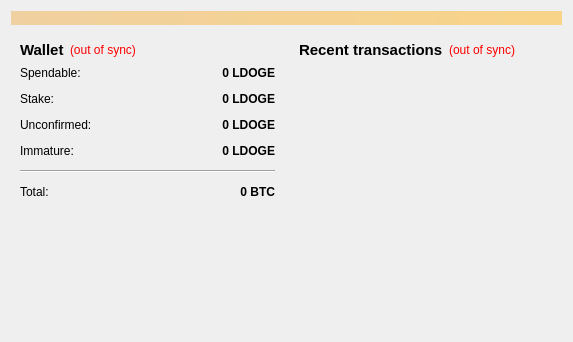
<?xml version="1.0" encoding="UTF-8"?>
<ui version="4.0">
 <class>OverviewPage</class>
 <widget class="QWidget" name="OverviewPage">
  <property name="geometry">
   <rect>
    <x>0</x>
    <y>0</y>
    <width>573</width>
    <height>342</height>
   </rect>
  </property>
  <property name="windowTitle">
   <string>Form</string>
  </property>
  <layout class="QVBoxLayout" name="topLayout">
   <item>
    <widget class="QLabel" name="labelAlerts">
     <property name="visible">
      <bool>false</bool>
     </property>
     <property name="styleSheet">
      <string notr="true">background-color: qlineargradient(x1: 0, y1: 0, x2: 1, y2: 0, stop:0 #F0D0A0, stop:1 #F8D488);  color:#000000
</string>
     </property>
     <property name="wordWrap">
      <bool>true</bool>
     </property>
     <property name="margin">
      <number>3</number>
     </property>
    </widget>
   </item>
   <item>
    <layout class="QHBoxLayout" name="horizontalLayout" stretch="1,1">
     <item>
      <layout class="QVBoxLayout" name="verticalLayout_2">
       <item>
        <widget class="QWidget" name="widget" native="true">
         <layout class="QVBoxLayout" name="verticalLayout_4">
          <item>
           <layout class="QHBoxLayout" name="horizontalLayout_4">
            <item>
             <widget class="QLabel" name="label_5">
              <property name="font">
               <font>
                <pointsize>11</pointsize>
                <weight>75</weight>
                <bold>true</bold>
               </font>
              </property>
              <property name="text">
               <string>Wallet</string>
              </property>
             </widget>
            </item>
            <item>
             <widget class="QLabel" name="labelWalletStatus">
              <property name="toolTip">
               <string>The displayed information may be out of date. Your wallet automatically synchronizes with the KurdCoin network after a connection is established, but this process has not completed yet.</string>
              </property>
              <property name="styleSheet">
               <string notr="true">QLabel { color: red; }</string>
              </property>
              <property name="text">
               <string notr="true">(out of sync)</string>
              </property>
              <property name="alignment">
               <set>Qt::AlignLeading|Qt::AlignLeft|Qt::AlignVCenter</set>
              </property>
             </widget>
            </item>
            <item>
             <spacer name="horizontalSpacer_2">
              <property name="orientation">
               <enum>Qt::Horizontal</enum>
              </property>
              <property name="sizeHint" stdset="0">
               <size>
                <width>40</width>
                <height>20</height>
               </size>
              </property>
             </spacer>
            </item>
           </layout>
          </item>
          <item>
           <layout class="QFormLayout" name="formLayout_2">
            <property name="fieldGrowthPolicy">
             <enum>QFormLayout::AllNonFixedFieldsGrow</enum>
            </property>
            <property name="horizontalSpacing">
             <number>12</number>
            </property>
            <property name="verticalSpacing">
             <number>12</number>
            </property>
            <item row="0" column="0">
             <widget class="QLabel" name="label">
              <property name="text">
               <string>Spendable:</string>
              </property>
             </widget>
            </item>
            <item row="0" column="1">
             <widget class="QLabel" name="labelBalance">
              <property name="font">
               <font>
                <weight>75</weight>
                <bold>true</bold>
               </font>
              </property>
              <property name="cursor">
               <cursorShape>IBeamCursor</cursorShape>
              </property>
              <property name="toolTip">
               <string>Your current spendable balance</string>
              </property>
              <property name="text">
               <string notr="true">0 LDOGE</string>
              </property>
              <property name="alignment">
               <set>Qt::AlignRight|Qt::AlignTrailing|Qt::AlignVCenter</set>
              </property>
              <property name="textInteractionFlags">
               <set>Qt::LinksAccessibleByMouse|Qt::TextSelectableByKeyboard|Qt::TextSelectableByMouse</set>
              </property>
             </widget>
            </item>
            <item row="1" column="0">
             <widget class="QLabel" name="label_6">
              <property name="text">
               <string>Stake:</string>
              </property>
             </widget>
            </item>
            <item row="1" column="1">
             <widget class="QLabel" name="labelStake">
              <property name="font">
               <font>
                <weight>75</weight>
                <bold>true</bold>
               </font>
              </property>
              <property name="cursor">
               <cursorShape>IBeamCursor</cursorShape>
              </property>
              <property name="toolTip">
               <string>Total of coins that was staked, and do not yet count toward the current balance</string>
              </property>
              <property name="text">
               <string notr="true">0 LDOGE</string>
              </property>
              <property name="alignment">
               <set>Qt::AlignRight|Qt::AlignTrailing|Qt::AlignVCenter</set>
              </property>
              <property name="textInteractionFlags">
               <set>Qt::LinksAccessibleByMouse|Qt::TextSelectableByKeyboard|Qt::TextSelectableByMouse</set>
              </property>
             </widget>
            </item>
            <item row="2" column="0">
             <widget class="QLabel" name="label_3">
              <property name="text">
               <string>Unconfirmed:</string>
              </property>
             </widget>
            </item>
            <item row="2" column="1">
             <widget class="QLabel" name="labelUnconfirmed">
              <property name="font">
               <font>
                <weight>75</weight>
                <bold>true</bold>
               </font>
              </property>
              <property name="cursor">
               <cursorShape>IBeamCursor</cursorShape>
              </property>
              <property name="toolTip">
               <string>Total of transactions that have yet to be confirmed, and do not yet count toward the current balance</string>
              </property>
              <property name="text">
               <string notr="true">0 LDOGE</string>
              </property>
              <property name="alignment">
               <set>Qt::AlignRight|Qt::AlignTrailing|Qt::AlignVCenter</set>
              </property>
              <property name="textInteractionFlags">
               <set>Qt::LinksAccessibleByMouse|Qt::TextSelectableByKeyboard|Qt::TextSelectableByMouse</set>
              </property>
             </widget>
            </item>
            <item row="3" column="0">
             <widget class="QLabel" name="labelImmatureText">
              <property name="text">
               <string>Immature:</string>
              </property>
             </widget>
            </item>
            <item row="3" column="1">
             <widget class="QLabel" name="labelImmature">
              <property name="font">
               <font>
                <weight>75</weight>
                <bold>true</bold>
               </font>
              </property>
              <property name="toolTip">
               <string>Mined balance that has not yet matured</string>
              </property>
              <property name="text">
               <string notr="true">0 LDOGE</string>
              </property>
              <property name="alignment">
               <set>Qt::AlignRight|Qt::AlignTrailing|Qt::AlignVCenter</set>
              </property>
              <property name="textInteractionFlags">
               <set>Qt::LinksAccessibleByMouse|Qt::TextSelectableByKeyboard|Qt::TextSelectableByMouse</set>
              </property>
             </widget>
            </item>
            <item row="4" column="0" colspan="2">
             <widget class="Line" name="line">
              <property name="orientation">
               <enum>Qt::Horizontal</enum>
              </property>
             </widget>
            </item>
            <item row="5" column="0">
             <widget class="QLabel" name="labelTotalText">
              <property name="text">
               <string>Total:</string>
              </property>
             </widget>
            </item>
            <item row="5" column="1">
             <widget class="QLabel" name="labelTotal">
              <property name="font">
               <font>
                <weight>75</weight>
                <bold>true</bold>
               </font>
              </property>
              <property name="cursor">
               <cursorShape>IBeamCursor</cursorShape>
              </property>
              <property name="toolTip">
               <string>Your current total balance</string>
              </property>
              <property name="text">
               <string notr="true">0 BTC</string>
              </property>
              <property name="alignment">
               <set>Qt::AlignRight|Qt::AlignTrailing|Qt::AlignVCenter</set>
              </property>
              <property name="textInteractionFlags">
               <set>Qt::LinksAccessibleByMouse|Qt::TextSelectableByKeyboard|Qt::TextSelectableByMouse</set>
              </property>
             </widget>
            </item>
           </layout>
          </item>
         </layout>
        </widget>
       </item>
       <item>
        <widget class="QLabel" name="label_2">
         <property name="text">
          <string/>
         </property>
         <property name="textFormat">
          <enum>Qt::AutoText</enum>
         </property>
         <property name="pixmap">
          <pixmap resource="../bitcoin.qrc">:/images/walletpic</pixmap>
         </property>
         <property name="alignment">
          <set>Qt::AlignCenter</set>
         </property>
        </widget>
       </item>
       <item>
        <spacer name="verticalSpacer">
         <property name="orientation">
          <enum>Qt::Vertical</enum>
         </property>
         <property name="sizeHint" stdset="0">
          <size>
           <width>1</width>
           <height>1</height>
          </size>
         </property>
        </spacer>
       </item>
      </layout>
     </item>
     <item>
      <layout class="QVBoxLayout" name="verticalLayout_3">
       <item>
        <widget class="QWidget" name="widget_2" native="true">
         <layout class="QVBoxLayout" name="verticalLayout">
          <item>
           <layout class="QHBoxLayout" name="horizontalLayout_2">
            <item>
             <widget class="QLabel" name="label_4">
              <property name="font">
               <font>
                <pointsize>11</pointsize>
                <weight>75</weight>
                <bold>true</bold>
               </font>
              </property>
              <property name="text">
               <string>&lt;b&gt;Recent transactions&lt;/b&gt;</string>
              </property>
             </widget>
            </item>
            <item>
             <widget class="QLabel" name="labelTransactionsStatus">
              <property name="toolTip">
               <string>The displayed information may be out of date. Your wallet automatically synchronizes with the KurdCoin network after a connection is established, but this process has not completed yet.</string>
              </property>
              <property name="styleSheet">
               <string notr="true">QLabel { color: red; }</string>
              </property>
              <property name="text">
               <string notr="true">(out of sync)</string>
              </property>
              <property name="alignment">
               <set>Qt::AlignRight|Qt::AlignTrailing|Qt::AlignVCenter</set>
              </property>
             </widget>
            </item>
            <item>
             <spacer name="horizontalSpacer">
              <property name="orientation">
               <enum>Qt::Horizontal</enum>
              </property>
              <property name="sizeHint" stdset="0">
               <size>
                <width>40</width>
                <height>20</height>
               </size>
              </property>
             </spacer>
            </item>
           </layout>
          </item>
          <item>
           <widget class="QListView" name="listTransactions">
            <property name="styleSheet">
             <string notr="true">QListView { background: transparent; }</string>
            </property>
            <property name="frameShape">
             <enum>QFrame::NoFrame</enum>
            </property>
            <property name="verticalScrollBarPolicy">
             <enum>Qt::ScrollBarAlwaysOff</enum>
            </property>
            <property name="horizontalScrollBarPolicy">
             <enum>Qt::ScrollBarAlwaysOff</enum>
            </property>
            <property name="selectionMode">
             <enum>QAbstractItemView::NoSelection</enum>
            </property>
           </widget>
          </item>
         </layout>
        </widget>
       </item>
      </layout>
     </item>
    </layout>
   </item>
  </layout>
 </widget>
 <resources>
  <include location="../bitcoin.qrc"/>
 </resources>
 <connections/>
</ui>
